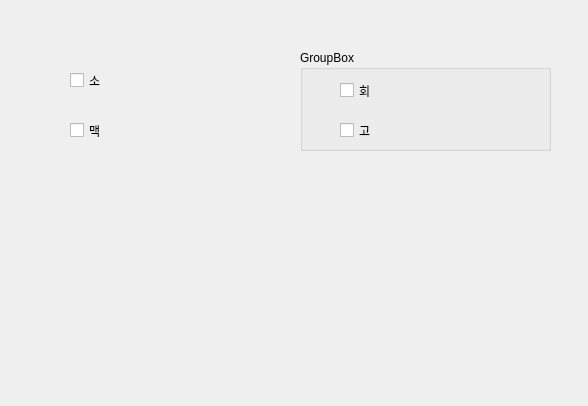
<?xml version="1.0" encoding="UTF-8"?>
<ui version="4.0">
 <class>Dialog</class>
 <widget class="QDialog" name="Dialog">
  <property name="geometry">
   <rect>
    <x>0</x>
    <y>0</y>
    <width>588</width>
    <height>406</height>
   </rect>
  </property>
  <property name="windowTitle">
   <string>Dialog</string>
  </property>
  <widget class="QGroupBox" name="groupBox">
   <property name="geometry">
    <rect>
     <x>300</x>
     <y>50</y>
     <width>251</width>
     <height>101</height>
    </rect>
   </property>
   <property name="title">
    <string>GroupBox</string>
   </property>
   <widget class="QCheckBox" name="groupchkBox1">
    <property name="geometry">
     <rect>
      <x>40</x>
      <y>30</y>
      <width>81</width>
      <height>21</height>
     </rect>
    </property>
    <property name="text">
     <string>회</string>
    </property>
   </widget>
   <widget class="QCheckBox" name="groupchkBox2">
    <property name="geometry">
     <rect>
      <x>40</x>
      <y>70</y>
      <width>81</width>
      <height>21</height>
     </rect>
    </property>
    <property name="text">
     <string>고</string>
    </property>
   </widget>
  </widget>
  <widget class="QCheckBox" name="chkBox1">
   <property name="geometry">
    <rect>
     <x>70</x>
     <y>70</y>
     <width>81</width>
     <height>21</height>
    </rect>
   </property>
   <property name="text">
    <string>소</string>
   </property>
  </widget>
  <widget class="QCheckBox" name="chkBox2">
   <property name="geometry">
    <rect>
     <x>70</x>
     <y>120</y>
     <width>81</width>
     <height>21</height>
    </rect>
   </property>
   <property name="text">
    <string>맥</string>
   </property>
  </widget>
 </widget>
 <resources/>
 <connections/>
</ui>
